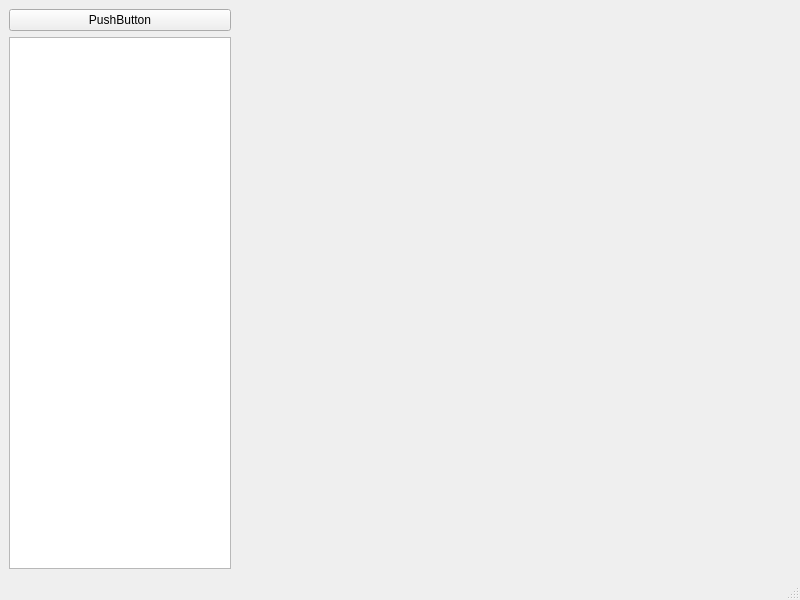
<?xml version="1.0" encoding="UTF-8"?>
<ui version="4.0">
 <class>MainWindow</class>
 <widget class="QMainWindow" name="MainWindow">
  <property name="geometry">
   <rect>
    <x>0</x>
    <y>0</y>
    <width>800</width>
    <height>600</height>
   </rect>
  </property>
  <property name="windowTitle">
   <string>MainWindow</string>
  </property>
  <widget class="QWidget" name="centralwidget">
   <layout class="QHBoxLayout" name="horizontalLayout_2">
    <item>
     <layout class="QHBoxLayout" name="horizontalLayout" stretch="2,5">
      <item>
       <layout class="QVBoxLayout" name="verticalLayout" stretch="0,0">
        <property name="sizeConstraint">
         <enum>QLayout::SizeConstraint::SetDefaultConstraint</enum>
        </property>
        <item>
         <widget class="QPushButton" name="pushButton">
          <property name="text">
           <string>PushButton</string>
          </property>
         </widget>
        </item>
        <item>
         <widget class="QTextEdit" name="textEdit"/>
        </item>
       </layout>
      </item>
      <item>
       <widget class="QWidget" name="chartWidget" native="true"/>
      </item>
     </layout>
    </item>
   </layout>
  </widget>
  <widget class="QMenuBar" name="menubar">
   <property name="geometry">
    <rect>
     <x>0</x>
     <y>0</y>
     <width>800</width>
     <height>24</height>
    </rect>
   </property>
  </widget>
  <widget class="QStatusBar" name="statusbar"/>
 </widget>
 <resources/>
 <connections/>
</ui>
